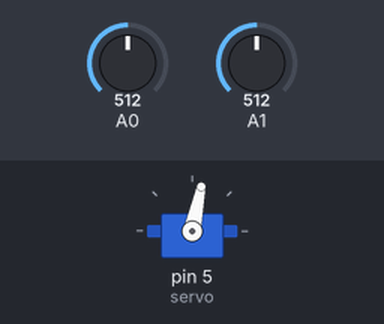
The sketch below on a simulated Arduino Uno, built with avr-gcc and run on an emulated ATmega328P. Parts: servo. Inputs (shaded band) come from the test bench; at power-on: A0 = 512, A1 = 512. WiFi joins after 1.5 s; servers stay silent unless stated; what the sketch prints to the serial monitor is not drawn.

Above: at 3.0 s.
3.1 s: A0 set to 539
At 4.2 s:
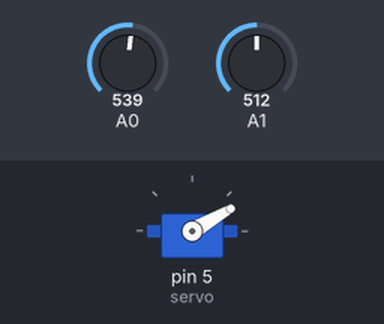
5.1 s: A1 set to 540
6.6 s: A1 set to 559
At 7.36 s:
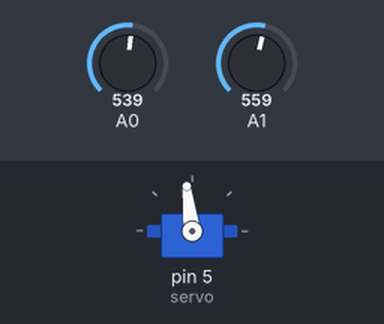
At 9.1 s:
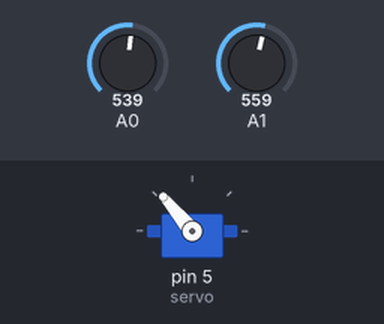
Timing chart, 0 to 10.6 s (numbered marks = the images above; inputs shaded):
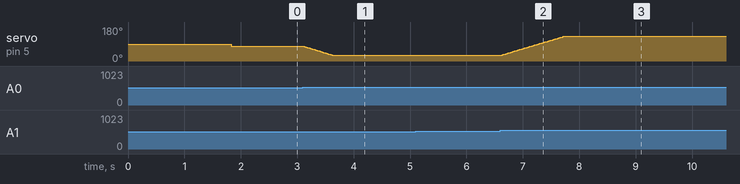

Measured:
- the behaviour switches between 521 and 522 on A0 (found by bisection; images 0 and 1)
- the behaviour switches between 548 and 549 on A1 (found by bisection; images 1 and 2)
- after the input at 3.1 s, servo on pin 5 (servo): moves from 78° to 30° over 0.53 s, starting at once
- after the input at 5.1 s, every drawn part: stays the same
- after the input at 6.6 s, servo on pin 5 (servo): moves from 30° to 130° over 1.1 s, starting at once

The sketch:

Solar_trackersingle_axis.ino
```cpp
#define BLYNK_TEMPLATE_ID "TMPLdbVY0tMW"
#define BLYNK_DEVICE_NAME "Solar Tracker"
#define BLYNK_AUTH_TOKEN "esV3kznUNZh-tHtFDlVo23yff6hpVhFg"
#define BLYNK_PRINT Serial
#define ESP8266_BAUD 9600 // Your ESP8266 baud rate:
#define DHTPIN 2
#define DHTTYPE    DHT11     // DHT 11

#include<Servo.h>
#include <Adafruit_Sensor.h>
#include <DHT.h>
#include <DHT_U.h>
#include <SoftwareSerial.h>
#include <ESP8266_Lib.h>
#include <BlynkSimpleShieldEsp8266.h>


// Your credentials. Replace with yours
char ssid[] = "solartracker";  // wifi name
char pass[] = "solartracker"; //  Set password to "" for open networks.
char auth[] = BLYNK_AUTH_TOKEN;


int servoPosition=78;
int margin = 10;
int minPosition = 30;
int maxPosition = 130;
uint32_t delayMS;
uint32_t uploadTime=60000;
uint32_t timeStamp=0;
float temp;
float hum;

SoftwareSerial EspSerial(7, 8); // RX, TX
ESP8266 wifi(&EspSerial);
Servo servo;
DHT_Unified dht(DHTPIN, DHTTYPE);

void myTimerEvent(){
  sensors_event_t event;
  dht.temperature().getEvent(&event);
  if (isnan(event.temperature)) {
    temp = -1;
  }
  else {
    temp = event.temperature;
  }
  dht.humidity().getEvent(&event);
  if (isnan(event.relative_humidity)) {
   hum = -1;
  }
  else {
   hum = event.relative_humidity;
  }
  Blynk.virtualWrite(V2,servoPosition); // update the app on its current direction
  Blynk.virtualWrite(V1,hum);
  Blynk.virtualWrite(V0,temp);
  }


void setup() {
  // put your setup code here, to run once:


Serial.begin(115200);
servo.attach(5);
dht.begin();
sensor_t sensor;
 dht.temperature().getSensor(&sensor);
  Serial.println(F("------------------------------------"));
  Serial.println(F("Temperature Sensor"));
  Serial.print  (F("Sensor Type: ")); Serial.println(sensor.name);
  Serial.print  (F("Driver Ver:  ")); Serial.println(sensor.version);
  Serial.print  (F("Unique ID:   ")); Serial.println(sensor.sensor_id);
  Serial.print  (F("Max Value:   ")); Serial.print(sensor.max_value); Serial.println(F("°C"));
  Serial.print  (F("Min Value:   ")); Serial.print(sensor.min_value); Serial.println(F("°C"));
  Serial.print  (F("Resolution:  ")); Serial.print(sensor.resolution); Serial.println(F("°C"));
  Serial.println(F("------------------------------------"));
  // Print humidity sensor details.
  dht.humidity().getSensor(&sensor);
  Serial.println(F("Humidity Sensor"));
  Serial.print  (F("Sensor Type: ")); Serial.println(sensor.name);
  Serial.print  (F("Driver Ver:  ")); Serial.println(sensor.version);
  Serial.print  (F("Unique ID:   ")); Serial.println(sensor.sensor_id);
  Serial.print  (F("Max Value:   ")); Serial.print(sensor.max_value); Serial.println(F("%"));
  Serial.print  (F("Min Value:   ")); Serial.print(sensor.min_value); Serial.println(F("%"));
  Serial.print  (F("Resolution:  ")); Serial.print(sensor.resolution); Serial.println(F("%"));
  Serial.println(F("------------------------------------"));
  // Set delay between sensor readings based on sensor details.
  delayMS = sensor.min_delay / 1000;
  if(uploadTime < delayMS)uploadTime = delayMS;

  EspSerial.begin(ESP8266_BAUD); //Serial between ESp and Arduino
  Blynk.begin(auth, wifi, ssid, pass);

  }

void loop() {
Blynk.run();
int left =  analogRead(A1);
int right =  analogRead(A0);

if(left >= right+margin){
servoPosition++;
if(servoPosition > maxPosition)servoPosition=maxPosition;
 }
 if( right >= left+margin){
servoPosition--;
if(servoPosition < minPosition)servoPosition=minPosition;
 }
 if((abs(left - right) < margin) || servoPosition == maxPosition || servoPosition == minPosition)
 {
  if (millis()-timeStamp > uploadTime){
    myTimerEvent();
    timeStamp = millis();
   }
  }
 servo.write(servoPosition);
 Serial.print(temp);
 Serial.print(" | ");
 Serial.println(hum);
delay(10);
}
```
